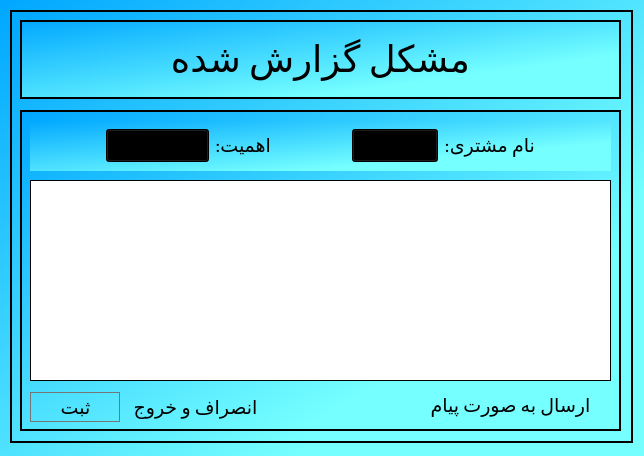
<?xml version="1.0" encoding="UTF-8"?>
<ui version="4.0">
 <class>AddWrong</class>
 <widget class="QDialog" name="AddWrong">
  <property name="geometry">
   <rect>
    <x>0</x>
    <y>0</y>
    <width>644</width>
    <height>456</height>
   </rect>
  </property>
  <property name="minimumSize">
   <size>
    <width>644</width>
    <height>456</height>
   </size>
  </property>
  <property name="maximumSize">
   <size>
    <width>644</width>
    <height>456</height>
   </size>
  </property>
  <property name="windowTitle">
   <string>گزارش مشکلات</string>
  </property>
  <property name="windowIcon">
   <iconset>
    <normalon>:/files/icons8_change_48px.png</normalon>
   </iconset>
  </property>
  <property name="styleSheet">
   <string notr="true">background-color: qlineargradient(spread:pad, x1:0, y1:0, x2:0.739, y2:0.71, stop:0 rgba(0, 167, 255, 255), stop:1 rgba(117, 255, 255, 255));</string>
  </property>
  <widget class="QFrame" name="frame">
   <property name="geometry">
    <rect>
     <x>10</x>
     <y>10</y>
     <width>623</width>
     <height>433</height>
    </rect>
   </property>
   <property name="frameShape">
    <enum>QFrame::Box</enum>
   </property>
   <property name="frameShadow">
    <enum>QFrame::Plain</enum>
   </property>
   <property name="lineWidth">
    <number>2</number>
   </property>
   <widget class="QFrame" name="frame_2">
    <property name="geometry">
     <rect>
      <x>10</x>
      <y>10</y>
      <width>601</width>
      <height>79</height>
     </rect>
    </property>
    <property name="frameShape">
     <enum>QFrame::Box</enum>
    </property>
    <property name="frameShadow">
     <enum>QFrame::Plain</enum>
    </property>
    <property name="lineWidth">
     <number>2</number>
    </property>
    <layout class="QGridLayout" name="gridLayout_3">
     <item row="0" column="0">
      <layout class="QGridLayout" name="gridLayout_2">
       <item row="0" column="0">
        <widget class="QLabel" name="label">
         <property name="font">
          <font>
           <family>Calibri</family>
           <pointsize>28</pointsize>
          </font>
         </property>
         <property name="layoutDirection">
          <enum>Qt::RightToLeft</enum>
         </property>
         <property name="styleSheet">
          <string notr="true">background-color: qlineargradient(spread:pad, x1:0, y1:0, x2:1, y2:1, stop:0 rgba(0, 0, 0, 0), stop:1 rgba(255, 255, 255, 0));</string>
         </property>
         <property name="text">
          <string>&lt;html&gt;&lt;head/&gt;&lt;body&gt;&lt;p align=&quot;center&quot;&gt;مشکل گزارش شده&lt;/p&gt;&lt;/body&gt;&lt;/html&gt;</string>
         </property>
        </widget>
       </item>
      </layout>
     </item>
    </layout>
   </widget>
   <widget class="QFrame" name="frame_3">
    <property name="geometry">
     <rect>
      <x>10</x>
      <y>100</y>
      <width>601</width>
      <height>321</height>
     </rect>
    </property>
    <property name="frameShape">
     <enum>QFrame::Box</enum>
    </property>
    <property name="frameShadow">
     <enum>QFrame::Plain</enum>
    </property>
    <property name="lineWidth">
     <number>2</number>
    </property>
    <widget class="QWidget" name="horizontalLayoutWidget_2">
     <property name="geometry">
      <rect>
       <x>10</x>
       <y>10</y>
       <width>581</width>
       <height>51</height>
      </rect>
     </property>
     <layout class="QHBoxLayout" name="horizontalLayout">
      <item>
       <spacer name="horizontalSpacer_3">
        <property name="orientation">
         <enum>Qt::Horizontal</enum>
        </property>
        <property name="sizeType">
         <enum>QSizePolicy::Maximum</enum>
        </property>
        <property name="sizeHint" stdset="0">
         <size>
          <width>80</width>
          <height>20</height>
         </size>
        </property>
       </spacer>
      </item>
      <item>
       <widget class="QComboBox" name="category">
        <property name="font">
         <font>
          <family>Calibri</family>
          <pointsize>14</pointsize>
         </font>
        </property>
        <property name="layoutDirection">
         <enum>Qt::RightToLeft</enum>
        </property>
        <item>
         <property name="text">
          <string>کم</string>
         </property>
        </item>
        <item>
         <property name="text">
          <string>متوسط</string>
         </property>
        </item>
        <item>
         <property name="text">
          <string>زیاد</string>
         </property>
        </item>
        <item>
         <property name="text">
          <string>خیلی زیاد</string>
         </property>
        </item>
       </widget>
      </item>
      <item>
       <widget class="QLabel" name="label_3">
        <property name="font">
         <font>
          <family>Calibri</family>
          <pointsize>14</pointsize>
         </font>
        </property>
        <property name="styleSheet">
         <string notr="true">background-color: qlineargradient(spread:pad, x1:0, y1:0, x2:1, y2:1, stop:0 rgba(0, 0, 0, 0), stop:1 rgba(255, 255, 255, 0));</string>
        </property>
        <property name="text">
         <string>اهمیت:</string>
        </property>
       </widget>
      </item>
      <item>
       <spacer name="horizontalSpacer">
        <property name="orientation">
         <enum>Qt::Horizontal</enum>
        </property>
        <property name="sizeType">
         <enum>QSizePolicy::Maximum</enum>
        </property>
        <property name="sizeHint" stdset="0">
         <size>
          <width>80</width>
          <height>20</height>
         </size>
        </property>
       </spacer>
      </item>
      <item>
       <widget class="QComboBox" name="List_of_Clt">
        <property name="font">
         <font>
          <family>Calibri</family>
          <pointsize>14</pointsize>
         </font>
        </property>
        <property name="layoutDirection">
         <enum>Qt::RightToLeft</enum>
        </property>
       </widget>
      </item>
      <item>
       <widget class="QLabel" name="clt_name">
        <property name="font">
         <font>
          <family>Calibri</family>
          <pointsize>14</pointsize>
         </font>
        </property>
        <property name="styleSheet">
         <string notr="true">background-color: qlineargradient(spread:pad, x1:0, y1:0, x2:1, y2:1, stop:0 rgba(0, 0, 0, 0), stop:1 rgba(255, 255, 255, 0));</string>
        </property>
        <property name="text">
         <string>&lt;html&gt;&lt;head/&gt;&lt;body&gt;&lt;p align=&quot;right&quot;&gt;&lt;span style=&quot; font-size:14pt;&quot;&gt;:نام مشتری&lt;/span&gt;&lt;/p&gt;&lt;/body&gt;&lt;/html&gt;</string>
        </property>
       </widget>
      </item>
      <item>
       <spacer name="horizontalSpacer_2">
        <property name="orientation">
         <enum>Qt::Horizontal</enum>
        </property>
        <property name="sizeType">
         <enum>QSizePolicy::Maximum</enum>
        </property>
        <property name="sizeHint" stdset="0">
         <size>
          <width>80</width>
          <height>20</height>
         </size>
        </property>
       </spacer>
      </item>
     </layout>
    </widget>
    <widget class="QTextEdit" name="wrongText">
     <property name="geometry">
      <rect>
       <x>10</x>
       <y>70</y>
       <width>581</width>
       <height>201</height>
      </rect>
     </property>
     <property name="font">
      <font>
       <family>Calibri</family>
       <pointsize>14</pointsize>
      </font>
     </property>
     <property name="styleSheet">
      <string notr="true">background-color: qlineargradient(spread:pad, x1:0, y1:0, x2:1, y2:1, stop:0 rgba(255, 255, 255, 255));</string>
     </property>
    </widget>
    <widget class="QPushButton" name="submit">
     <property name="geometry">
      <rect>
       <x>10</x>
       <y>282</y>
       <width>91</width>
       <height>31</height>
      </rect>
     </property>
     <property name="minimumSize">
      <size>
       <width>91</width>
       <height>31</height>
      </size>
     </property>
     <property name="font">
      <font>
       <family>Calibri</family>
       <pointsize>14</pointsize>
      </font>
     </property>
     <property name="cursor">
      <cursorShape>PointingHandCursor</cursorShape>
     </property>
     <property name="text">
      <string>ثبت</string>
     </property>
     <property name="icon">
      <iconset resource="resources.qrc">
       <normaloff>:/files/icons8_tick_box_100px.png</normaloff>:/files/icons8_tick_box_100px.png</iconset>
     </property>
     <property name="iconSize">
      <size>
       <width>30</width>
       <height>30</height>
      </size>
     </property>
     <property name="flat">
      <bool>true</bool>
     </property>
    </widget>
    <widget class="QPushButton" name="Exit">
     <property name="geometry">
      <rect>
       <x>100</x>
       <y>282</y>
       <width>151</width>
       <height>31</height>
      </rect>
     </property>
     <property name="font">
      <font>
       <family>Calibri</family>
       <pointsize>14</pointsize>
      </font>
     </property>
     <property name="cursor">
      <cursorShape>PointingHandCursor</cursorShape>
     </property>
     <property name="text">
      <string>انصراف و خروج</string>
     </property>
     <property name="icon">
      <iconset resource="resources.qrc">
       <normaloff>:/files/icons8_no_entry_64px.png</normaloff>:/files/icons8_no_entry_64px.png</iconset>
     </property>
     <property name="iconSize">
      <size>
       <width>22</width>
       <height>22</height>
      </size>
     </property>
     <property name="flat">
      <bool>true</bool>
     </property>
    </widget>
    <widget class="QPushButton" name="send">
     <property name="geometry">
      <rect>
       <x>390</x>
       <y>280</y>
       <width>201</width>
       <height>31</height>
      </rect>
     </property>
     <property name="font">
      <font>
       <family>Calibri</family>
       <pointsize>14</pointsize>
      </font>
     </property>
     <property name="cursor">
      <cursorShape>PointingHandCursor</cursorShape>
     </property>
     <property name="text">
      <string>ارسال به صورت پیام</string>
     </property>
     <property name="icon">
      <iconset resource="resources.qrc">
       <normaloff>:/files/icons8_messaging_40px.png</normaloff>:/files/icons8_messaging_40px.png</iconset>
     </property>
     <property name="iconSize">
      <size>
       <width>25</width>
       <height>25</height>
      </size>
     </property>
     <property name="flat">
      <bool>true</bool>
     </property>
    </widget>
   </widget>
  </widget>
 </widget>
 <resources>
  <include location="resources.qrc"/>
 </resources>
 <connections/>
</ui>
